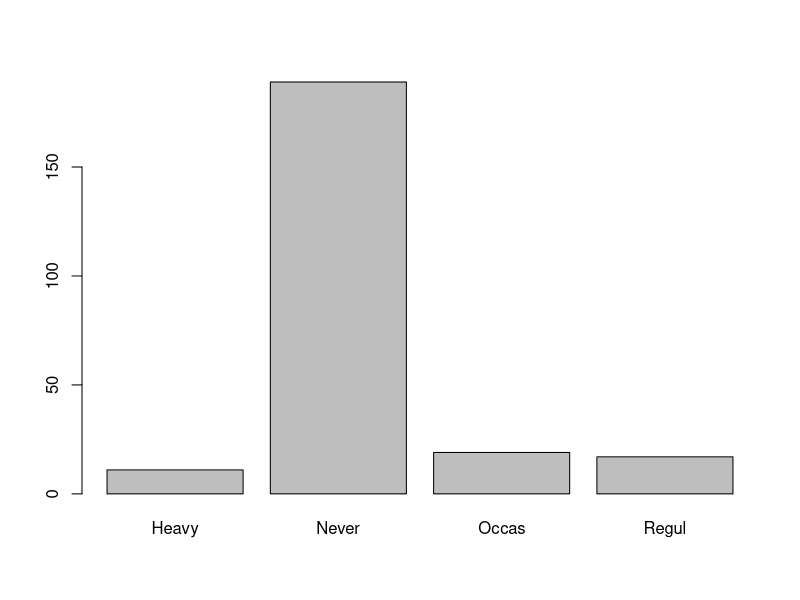
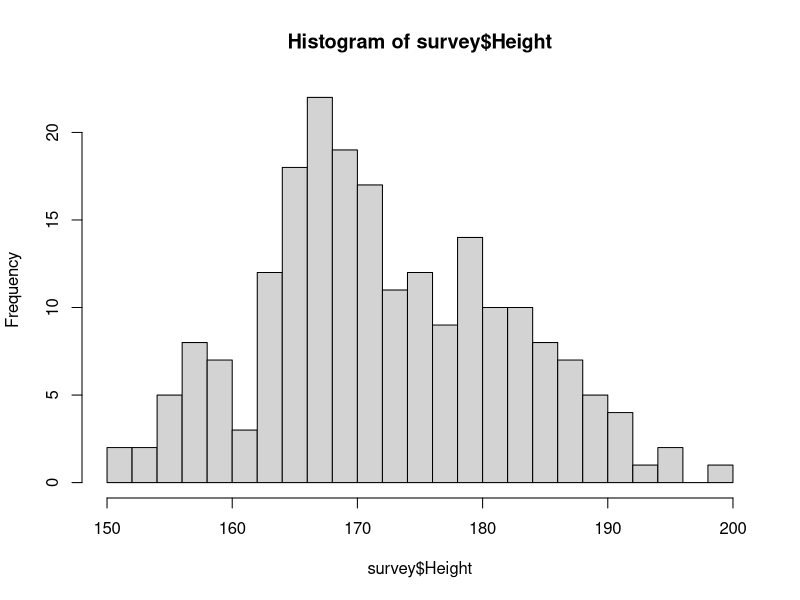
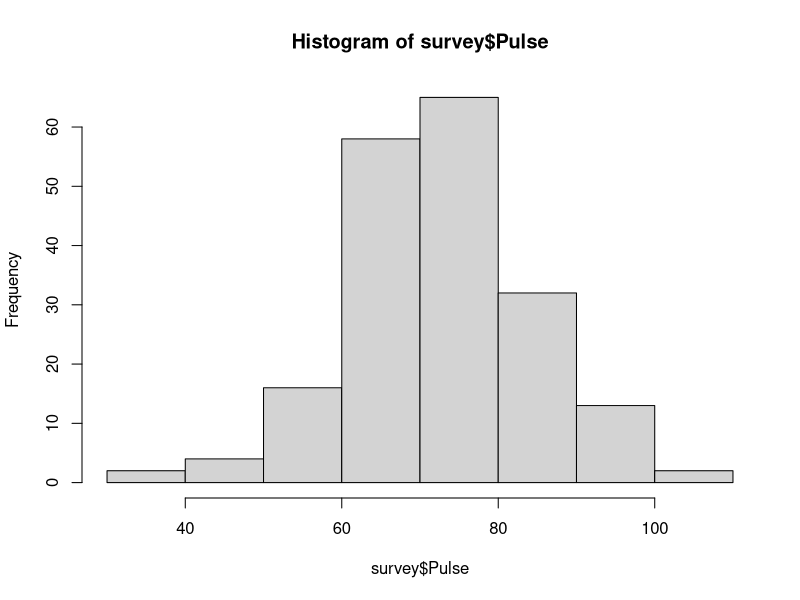
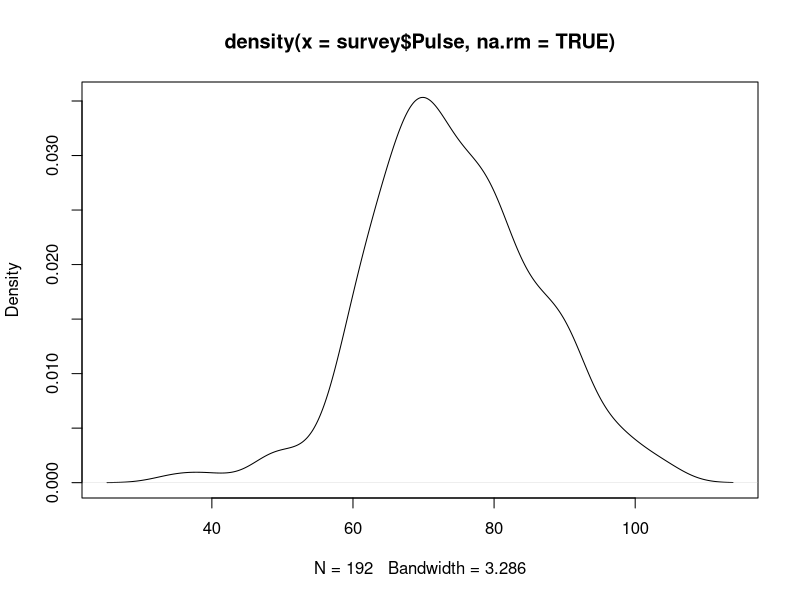

Write the R code that produced these figures, in order.
## ---- chunk 1
knitr::opts_chunk$set(echo = TRUE)
## ---- chunk 2
library(MASS)

#намираме първо всички стойности в колоната Smoke
unique(survey$Smoke)

#Задача 1
#вероятноста случайно избран човек да е редовен пушач
sum(survey$Smoke == 'Regul' | survey$Smoke == 'Heavy', na.rm = TRUE)/nrow(survey)

#вероятността случайно ибзбран човек да е мъж и редовен пушач
sum(survey$Smoke %in% c("Regul", "Heavy") & survey$Sex == 'Male', na.rm = TRUE)/nrow(survey)

#броят на всички мъже
maleNumber = sum(survey$Sex == 'Male', na.rm = TRUE)

#вероятността случайно избран мъж да е редовен пушач
sum(survey$Sex == 'Male' & survey$Smoke %in% c("Regul", "Heavy"), na.rm = TRUE)/maleNumber

#броят на всички редовни пушачи
regulOrHeavyCount = sum(survey$Smoke %in% c('Regul', 'Heavy'), na.rm = TRUE)

#вероятноста случайно избран редовен пушач да е мъж
sum(survey$Smoke %in% c("Regul", "Heavy") & survey$Sex == 'Male', na.rm = TRUE)/regulOrHeavyCount

#Зад 2
#барплот на броя на типовете пушачи
barplot(table(survey$Smoke))

#Зад 4
hist(survey$Height, breaks = 20)

#Зад 5
#хистограма на пулса на студентите
hist(survey$Pulse)

#графика плътността на разпределението на пулса 
plot(density(survey$Pulse, na.rm = TRUE))
